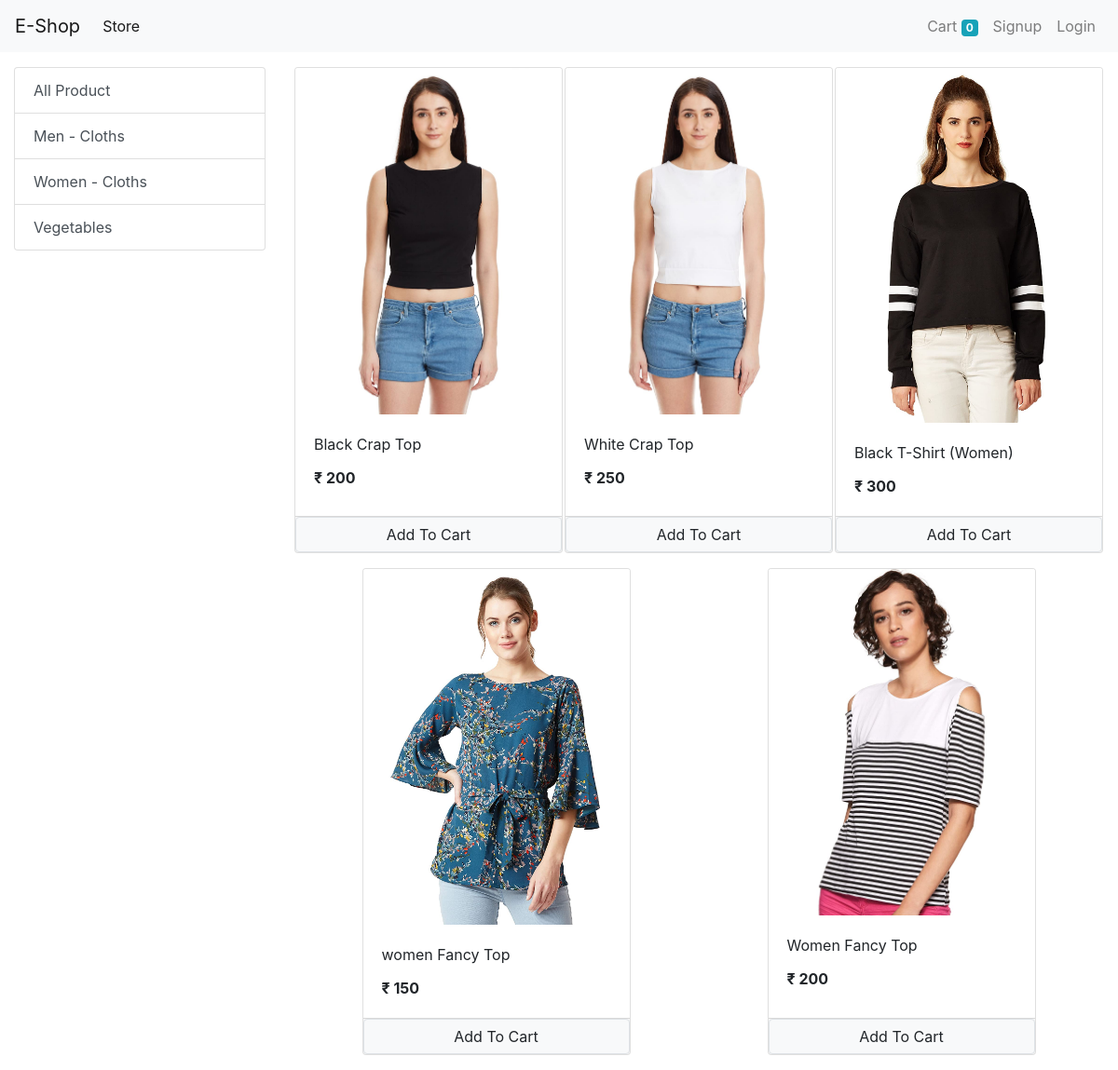
The app's page /?category=2 with its own data.
### store/models/category.py (models this page shows, shortened)
class Category(models.Model):
    name=models.CharField(max_length=20)
    @staticmethod
    def get_all_categories():
        return Category.objects.all()

### store/models/product.py (models this page shows, shortened)
class Product(models.Model):
    name=models.CharField(max_length=50)
    price=models.IntegerField(default=0)
    category=models.ForeignKey(Category,on_delete=models.CASCADE)
    descriptions=models.CharField(max_length=200)
    image=models.ImageField(upload_to='upload/product')
    @staticmethod
    def get_all_products_by_categoryid(category_id):
        if category_id:
            return Product.objects.filter(category=category_id)
        else:
            return Product.get_all_products()

### store/views/home.py (the view, shortened to what this page needs)
# urls.py: path('',Index.as_view(),name='homepage'),
class Index(View):
    def get(self,request):
        products=None
        categories=Category.get_all_categories()
        categoryID=request.GET.get('category')
        if categoryID:
            products=Product.get_all_products_by_categoryid(categoryID)
        else:
            products=Product.get_all_products()
        data={}
        data['products']=products
        data['categories']=categories
        print('Your are :',request.session.get('email'))
        return render(request,'index.html',data)

### store/templatetags/custom_filter.py (called while the page is built)
@register.filter(name='currency')
def currency(number):
    return "₹ "+str(number)

### store/templates/index.html (shortened to what this page needs)
{% extends "base.html" %}
{% block content %}
{% load cart %}
{% load custom_filter %}
<div class="container-fluid mt-3">
    <div class="row">
<div class="col-lg-3 mx-auto">
<div class="list-group">
    <a href="/" class="list-group-item list-group-item-action ">All Product</a>
    {% for category in categories %}
    <a href="/?category={{category.id}}"
          class="list-group-item list-group-item-action ">{{category.name}}</a>
    {% endfor %}
</div>
</div>
<div id="products" class="col-lg-9 mx-auto">
            <div class="row mx-auto ">
                {% for product in products %}
                <div class="card mx-auto mb-3" id="{{product.id}}" style="width: 18rem;">
                    <img class="card-img-top" src="{{product.image.url}}" alt="Card image cap">
                    <div class="card-body">
                        <p class="card-title">{{product.name}}</p>
                        <p class="card-text"><b>{{product.price|currency}}</b></p>
                    </div>
                    <div class="card-footer p-0 ">
                        {% if product|is_in_cart:request.session.cart %}
                        <div class="row no-gutters">
                            <form action="/#{{product.id}}" class="col-2" method="post">
                                {% csrf_token %}
                                <input hidden type="text" name="product" value="{{product.id}}">
                                <input hidden type="text" name="remove" value="True">
                                <input type="submit" value="-" class="btn btn-block btn-secondary">
                            </form>
                            <div class="text-center col">{{product|cart_quantity:request.session.cart}} in Cart</div>
                            <form action="/#{{product.id}}" class="col-2" method="post">
                                {% csrf_token %}
                                <input hidden type="text" name="product" value="{{product.id}}">
                                <input type="submit" value="+" class="btn btn-block btn-secondary">
                            </form>
                        </div>
                        {% else %}
                        <form action="/#{{product.id}}" method="POST" class="btn-block">
                            <input type="submit" class="float-right btn btn-light border form-control" value='Add To Cart'>
                        </form>
                        {% endif %}
                    </div>
                </div>
                {% endfor %}
            </div>
        </div>
    </div>
</div>
{% endblock %}

### records on screen
Category: name "Men - Cloths"
Category: name "Women - Cloths"
Category: name "Vegetables"
Product: image (picture), name "Black Crap Top", price "₹ 200"
Product: image (picture), name "White Crap Top", price "₹ 250"
Product: image (picture), name "Black T-Shirt (Women)", price "₹ 300"
Product: image (picture), name "women Fancy Top", price "₹ 150"
Product: image (picture), name "Women Fancy Top", price "₹ 200"

### other values on screen
{{ request.session.cart.keys|length }} "0"
